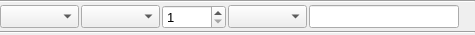
<?xml version="1.0" encoding="UTF-8"?>
<ui version="4.0">
 <class>CRewardWidget</class>
 <widget class="QWidget" name="CRewardWidget">
  <property name="geometry">
   <rect>
    <x>0</x>
    <y>0</y>
    <width>475</width>
    <height>35</height>
   </rect>
  </property>
  <property name="font">
   <font>
    <pointsize>10</pointsize>
   </font>
  </property>
  <property name="windowTitle">
   <string>Form</string>
  </property>
  <layout class="QGridLayout" name="gridLayout">
   <property name="leftMargin">
    <number>0</number>
   </property>
   <property name="topMargin">
    <number>0</number>
   </property>
   <property name="rightMargin">
    <number>0</number>
   </property>
   <property name="bottomMargin">
    <number>0</number>
   </property>
   <property name="spacing">
    <number>2</number>
   </property>
   <item row="2" column="0" colspan="6">
    <widget class="Line" name="line_2">
     <property name="orientation">
      <enum>Qt::Horizontal</enum>
     </property>
    </widget>
   </item>
   <item row="1" column="2">
    <widget class="QSpinBox" name="sp_rewardCount">
     <property name="minimum">
      <number>1</number>
     </property>
     <property name="maximum">
      <number>99999</number>
     </property>
    </widget>
   </item>
   <item row="1" column="0">
    <widget class="QComboBox" name="cb_rewardType">
     <property name="sizePolicy">
      <sizepolicy hsizetype="Minimum" vsizetype="Fixed">
       <horstretch>0</horstretch>
       <verstretch>0</verstretch>
      </sizepolicy>
     </property>
     <property name="sizeAdjustPolicy">
      <enum>QComboBox::AdjustToContents</enum>
     </property>
    </widget>
   </item>
   <item row="1" column="3">
    <widget class="QComboBox" name="cb_psyState">
     <property name="sizePolicy">
      <sizepolicy hsizetype="Minimum" vsizetype="Fixed">
       <horstretch>0</horstretch>
       <verstretch>0</verstretch>
      </sizepolicy>
     </property>
     <property name="sizeAdjustPolicy">
      <enum>QComboBox::AdjustToContents</enum>
     </property>
    </widget>
   </item>
   <item row="1" column="1">
    <widget class="QComboBox" name="cb_object">
     <property name="sizePolicy">
      <sizepolicy hsizetype="Minimum" vsizetype="Fixed">
       <horstretch>0</horstretch>
       <verstretch>0</verstretch>
      </sizepolicy>
     </property>
     <property name="minimumSize">
      <size>
       <width>0</width>
       <height>0</height>
      </size>
     </property>
     <property name="maximumSize">
      <size>
       <width>16777215</width>
       <height>16777215</height>
      </size>
     </property>
     <property name="sizeAdjustPolicy">
      <enum>QComboBox::AdjustToContents</enum>
     </property>
    </widget>
   </item>
   <item row="0" column="0" colspan="6">
    <widget class="Line" name="line">
     <property name="orientation">
      <enum>Qt::Horizontal</enum>
     </property>
    </widget>
   </item>
   <item row="1" column="5">
    <spacer name="horizontalSpacer">
     <property name="orientation">
      <enum>Qt::Horizontal</enum>
     </property>
     <property name="sizeHint" stdset="0">
      <size>
       <width>4</width>
       <height>20</height>
      </size>
     </property>
    </spacer>
   </item>
   <item row="1" column="4">
    <widget class="QLineEdit" name="ln_note">
     <property name="minimumSize">
      <size>
       <width>150</width>
       <height>0</height>
      </size>
     </property>
    </widget>
   </item>
  </layout>
 </widget>
 <resources/>
 <connections/>
</ui>
